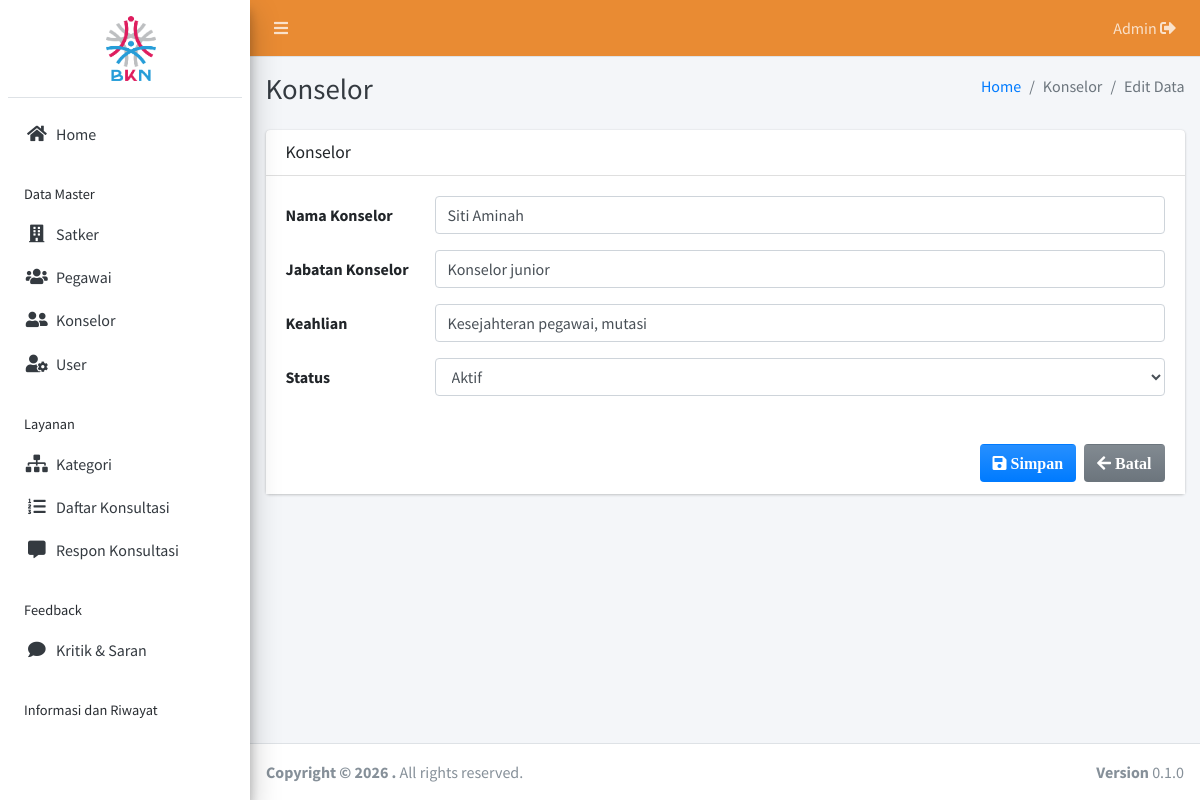
The app's page /admin/konselor/edit.php?id=7 (signed in) with its own data.
### tables this page shows
CREATE TABLE `konselor` (
  `id_konselor` int(11) NOT NULL,
  `nama_konselor` varchar(255) NOT NULL,
  `jabatan_konselor` varchar(255) NOT NULL,
  `keahlian` varchar(255) NOT NULL,
  `status` varchar(25) NOT NULL
);

### config/config.php (called while the page is built, shortened)
<?php
function base_url($url = null)
{
    $env_base = getenv('BASE_URL');
    if ($env_base && is_string($env_base) && trim($env_base) !== '') {
        $base = rtrim(trim($env_base), '/');
    } else {
        if (!empty($_SERVER['HTTP_X_FORWARDED_PROTO'])) {
            $scheme = $_SERVER['HTTP_X_FORWARDED_PROTO'];
        } else {
            $scheme = (!empty($_SERVER['HTTPS']) && $_SERVER['HTTPS'] !== 'off') || (isset($_SERVER['SERVER_PORT']) && $_SERVER['SERVER_PORT'] == 443)
                ? 'https'
                : 'http';
        }
        if (!empty($_SERVER['HTTP_HOST'])) {
            $base = $scheme . '://' . $_SERVER['HTTP_HOST'];
        } else {
            $base = 'http://konsultasi_bkn.test';
        }
        $base = rtrim($base, '/');
    }
    if ($url !== null && $url !== '') {
        return $base . '/' . ltrim($url, '/');
    }
    return $base;
}

### admin/konselor/edit.php (the view, shortened to what this page needs)
<?php
require '../../config/config.php';
require '../../config/koneksi.php';
$id = isset($_GET['id']) ? $koneksi->real_escape_string($_GET['id']) : '';
$data = $koneksi->query("SELECT * FROM konselor WHERE id_konselor = '$id'");
$row = $data->fetch_assoc();
?>
<!DOCTYPE html>
<html>
<?php include '../../templates/head.php'; ?>
<body class="hold-transition sidebar-mini layout-fixed">
    <div class="wrapper">
        <?php include '../../templates/navbar.php'; ?>
        <?php include '../../templates/sidebar.php'; ?>
        <div class="content-wrapper">
            <div class="content-header">
                <div class="container-fluid">
                    <div class="row mb-2">
                        <div class="col-sm-6">
                            <h1 class="m-0 text-dark">Konselor</h1>
                        </div>
                        <div class="col-sm-6">
                            <ol class="breadcrumb float-sm-right">
                                <li class="breadcrumb-item"><a href="#">Home</a></li>
                                <li class="breadcrumb-item active">Konselor</li>
                                <li class="breadcrumb-item active">Edit Data</li>
                            </ol>
                        </div>
                    </div>
                </div>
            </div>
            <section class="content">
                <div class="container-fluid">
                    <form class="form-horizontal" method="POST" action="" enctype="multipart/form-data">
                        <div class="row">
                            <div class="col-md-12">
                                <div class="card">
                                    <div class="card-header">
                                        <h3 class="card-title">Konselor</h3>
                                    </div>
                                    <div class="card-body" style="background-color: white;">
                                        <div class="form-group row">
                                            <label class="col-sm-2 col-form-label">Nama Konselor</label>
                                            <div class="col-sm-10">
                                                <input type="text" class="form-control" name="nama_konselor" value="<?= htmlspecialchars($row['nama_konselor']) ?>" required>
                                            </div>
                                        </div>
                                        <div class="form-group row">
                                            <label class="col-sm-2 col-form-label">Jabatan Konselor</label>
                                            <div class="col-sm-10">
                                                <input type="text" class="form-control" name="jabatan_konselor" value="<?= htmlspecialchars($row['jabatan_konselor']) ?>" required>
                                            </div>
                                        </div>
                                        <div class="form-group row">
                                            <label class="col-sm-2 col-form-label">Keahlian</label>
                                            <div class="col-sm-10">
                                                <input type="text" class="form-control" name="keahlian" value="<?= htmlspecialchars($row['keahlian']) ?>" required>
                                            </div>
                                        </div>
                                        <div class="form-group row">
                                            <label class="col-sm-2 col-form-label">Status</label>
                                            <div class="col-sm-10">
                                                <select class="form-control" name="status" required>
                                                    <option value="Aktif" <?= $row['status'] == 'Aktif' ? 'selected' : '' ?>>Aktif</option>
                                                </select>
                                            </div>
                                        </div>
                                    </div>
                                    <div class="card-footer" style="background-color: white;">
                                        <a href="<?= base_url('admin/konselor/') ?>" class="btn bg-gradient-secondary float-right"><i class="fa fa-arrow-left"> Batal</i></a>
                                        <button type="submit" name="submit" class="btn bg-gradient-primary float-right mr-2"><i class="fa fa-save"> Simpan</i></button>
                                    </div>
                                </div>
                            </div>
                        </div>
                    </form>
                </div>
            </section>
        </div>
        <?php include_once "../../templates/footer.php"; ?>
    </div>
</body>
</html>

### records on screen
konselor: nama_konselor "Siti Aminah", jabatan_konselor "Konselor junior", keahlian "Kesejahteran pegawai, mutasi", status "Aktif"

### other values on screen
$_SESSION['role'] "Admin"
